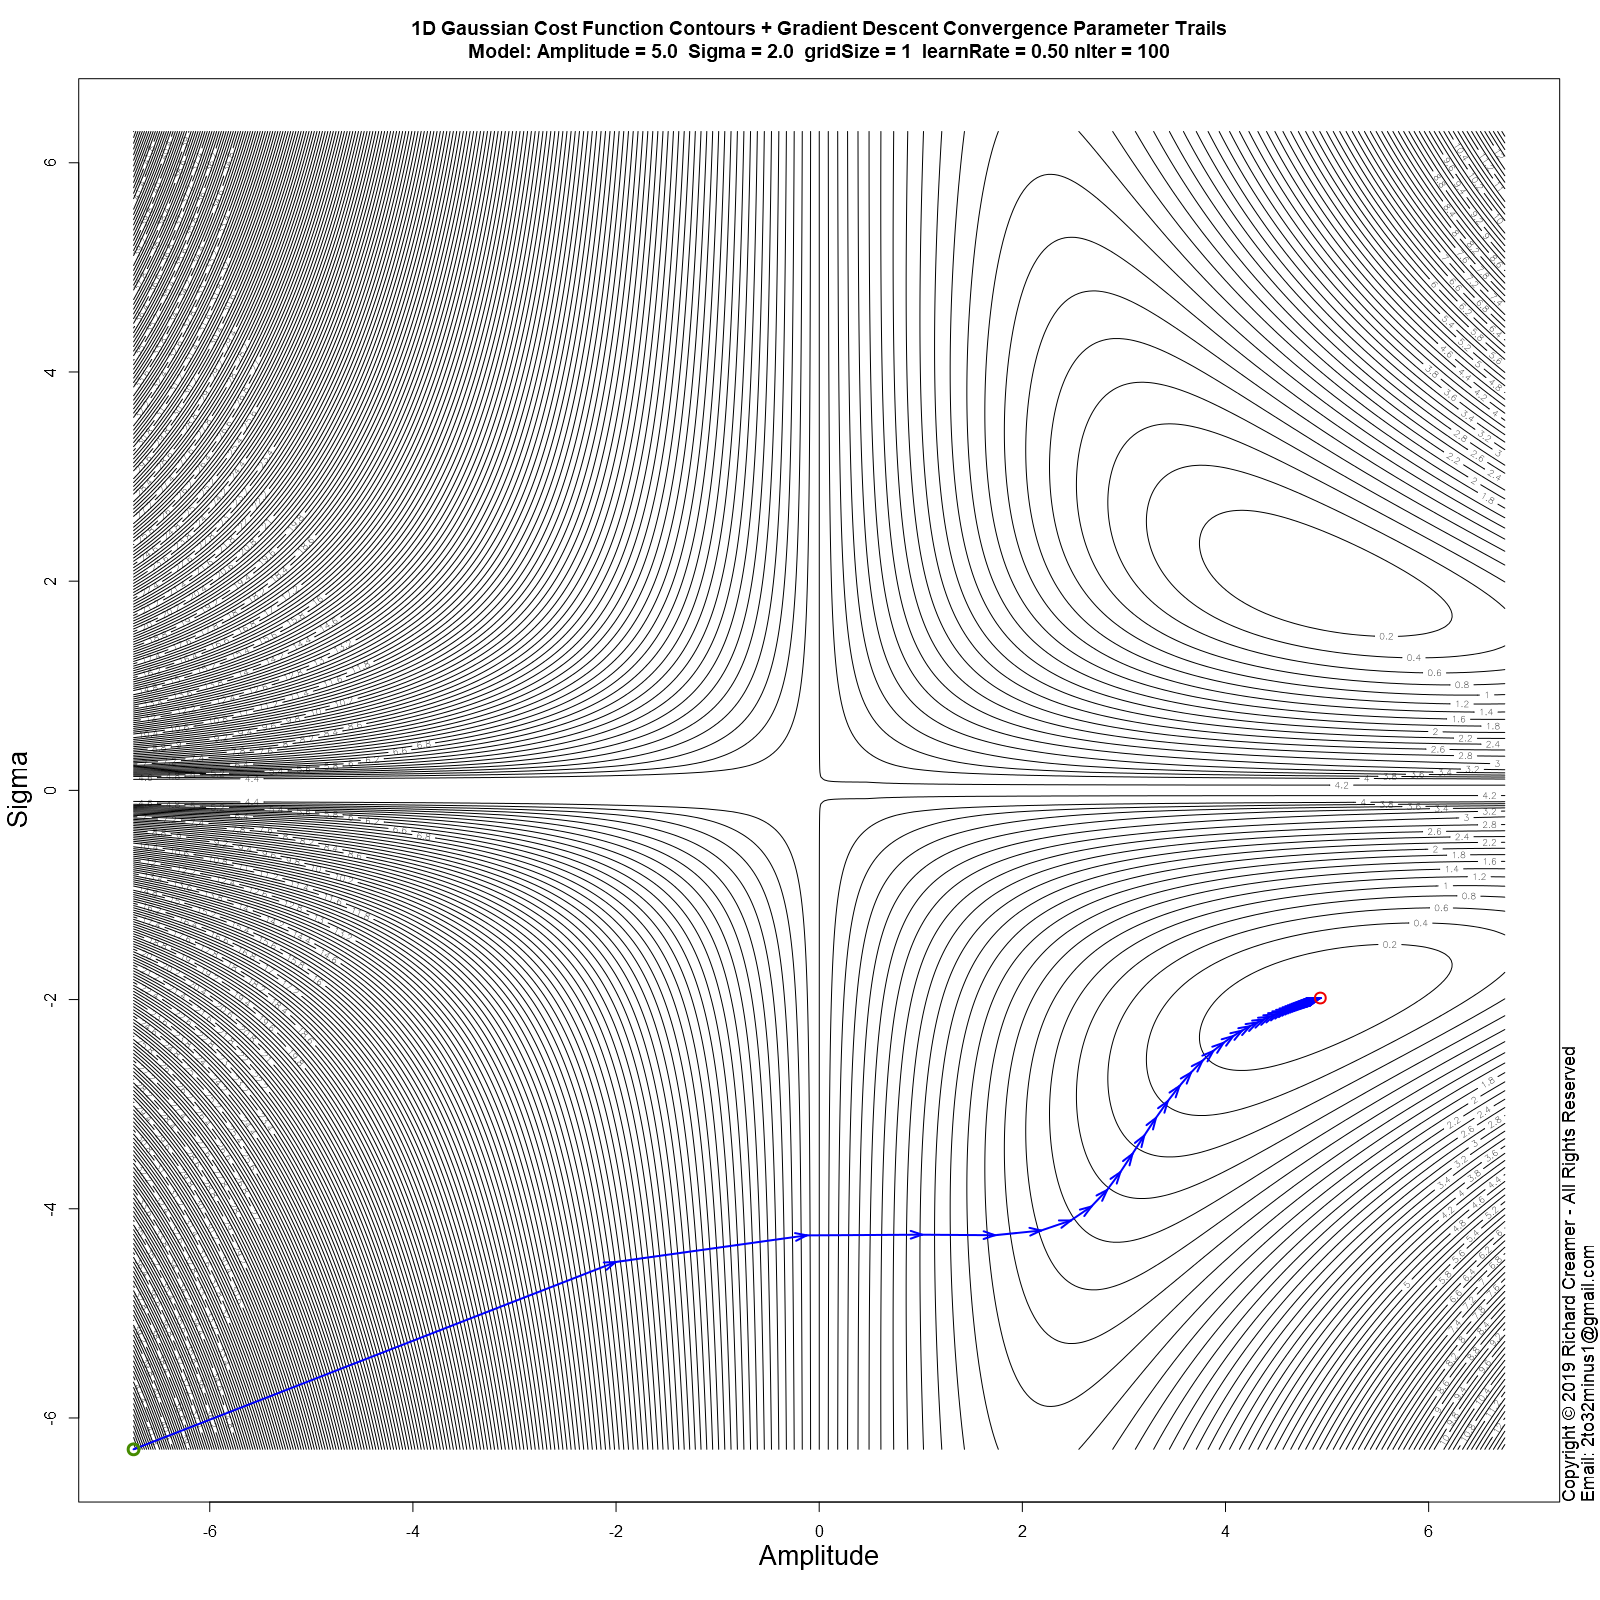

Reproduce this figure in R.
##############################################################
### Copyright (c) Richard Creamer 2019 - All Rights Reserved
### Inquiries: email [email redacted]
##############################################################

### Globals
fontScale = 1.2    # Global font size variable
lf        = 1.2    # Enlarge font of plot labels
verbose   = FALSE  # Verbose printing
lw        = 2      # Line width
xMargin   = 1      # X-axis margin for plots
yMargin   = 1      # Y-axis margin for plots
de        = 0.01   # Small constant for estimating derivatives numerically
smlPts    = 1      # Small  data point/circle
medPts    = 1.5    # Medium data point/circle
lrgPts    = 2.0    # Large  data point/circle

### Run this function to generate this plot
runFunc = function() {
	dw = 1000
	dh = 750	
	path = "D:/Code/R/LeastSquaresPlay/PlotsAndAssocCode/Plot51/"
	svSize = 1600
	# Learn rate default (0.5) nIter default (100)	
	savePngVerbose( paste(path, "Plot51.png", sep=""), 
					plotGaussianParamStepVectorsEx, w=svSize, h=svSize, un="px", gridSize=1 )	
}

### Plot Gaussian fit step vectors for multiple starting points
plotGaussianParamStepVectorsEx = function( nLevels=250, gridSize=3, learnRate=0.5, nIter=100 ) {
	set.seed( 3 )
	gd = makeGaussianTestData()
	trueS = gd$trueSigma
	trueA = gd$trueAmpl	
	maxA = trueA * 1.5
	minA = -maxA
	maxS = trueS * 3.5
	minS = -maxS
	ampls  = seq( minA * 0.9, maxA * 0.9, length=gridSize )
	sigmas = seq( minS * 0.9, maxS * 0.9, length=gridSize )
	gridAmpls  = seq( minA * 0.9, maxA * 0.9, length=400 )
	gridSigmas = seq( minS * 0.9, maxS * 0.9, length=400 )
	startAmpls = c()
	startSigmas = c()
	endAmpls = c()
	endSigmas = c()
	plotTitle = paste( "1D Gaussian Cost Function Contours + Gradient Descent Convergence Parameter Trails\n",
					   sprintf("Model: Amplitude = %.1f  Sigma = %.1f  gridSize = %d  learnRate = %.2f nIter = %d", 
					   		trueA, trueS, gridSize, learnRate, nIter ), sep="" )
	
	z = getGaussErrorGrid( meanGaussSsdErr, gridAmpls, gridSigmas, gd$x, gd$y )
	contour( gridAmpls, gridSigmas, t(z), nlevels=nLevels, xlab="", ylab="", main=plotTitle )
	addAxisLabels( xLabel="Amplitude", yLabel="Sigma", cexVal=1.7 )
	
	for ( s in sigmas ) {
		for ( a in ampls ) {
			startAmpls[length(startAmpls)+1] = a
			startSigmas[length(startSigmas)+1] = s
			gd$guesses = list( a=a, s=s )
			
			tuple = fitGauss1d( doPlot=FALSE, gd=gd, learnRate=learnRate, nIter=nIter )
			
			aLegs = tuple$amplLegs
			sLegs = tuple$sigmaLegs
			nLegs = length( aLegs )
			endAmpls[length(endAmpls)+1] = aLegs[nLegs]
			endSigmas[length(endSigmas)+1] = sLegs[nLegs]
			for ( j in 2:nLegs ) {
				x1 = aLegs[j-1]
				y1 = sLegs[j-1]
				x2 = aLegs[j]
				y2 = sLegs[j]
				arrows( x1, y1, x2, y2, col="blue", angle=19, lwd=lw, length=0.125 )
			}
		}
	}
	# Draw beg/end circles last (so on top)
	for ( i in 1:length( startAmpls ) ) {
		points( startAmpls[i], startSigmas[i],  col="chartreuse4", cex=1.5, lwd=lw+1 )
		points( endAmpls[i], endSigmas[i],  col="red2", cex=1.5, lwd=lw )
	}
}

### Shared use case Gaussian data set generator used by several cooperating functions
makeGaussianTestData = function( trueAmpl=5, trueSigma=2, aGuess=sqrt(trueAmpl), sGuess=sqrt(trueSigma), nPts=40 ) {
	set.seed( 3 )
	x = seq( -5*trueSigma, 5*trueSigma, length=nPts )
	y = gauss1dFunc( x, trueAmpl, trueSigma ) + rnorm( length(x), sd=0.2 )
	guesses = list( a=aGuess, s=sGuess )
	tuple = list( trueAmpl=trueAmpl, trueSigma=trueSigma, x=x, y=y, nPts=nPts, guesses=guesses )
	return( tuple )
}

### 2D plot error contours for range of Amplitude and Sigma values
### Amplitude maps to x-axis, Sigma maps to y-axis
plotGaussErrorContours = function( nLevels=30, customTitle="", drawGradVecs=FALSE, normGradVecs=TRUE, gd=NULL ) {
	set.seed( 3 )
	if ( is.null( gd ) )
		gd = makeGaussianTestData()
	a = gd$trueAmpl
	s = gd$trueSigma
	x = gd$x
	y = gd$y
	minAmpl  = a * 0.1;	maxAmpl  = a * 1.7
	minSigma = s * 0.1;	maxSigma = s * 1.7
	# Adjust ranges so plot is square
	deltaA = maxAmpl - minAmpl
	deltaS = maxSigma - minSigma
	maxDelta = if ( deltaA > deltaS ) deltaA else deltaS
	if ( deltaA > deltaS ) {
		maxSigma = minSigma + maxDelta
	} else {
		maxAmpl = minAmpl + maxDelta
	}
	nr = 200
	nc = 200
	ampls = seq( minAmpl, maxAmpl, length.out=nc )
	sigmas = seq( minSigma, maxSigma, length.out=nr )
	z = getGaussErrorGrid( meanGaussSsdErr, ampls, sigmas, x, y )
	xLim1 = minAmpl
	xLim2 = maxAmpl
	yLim1 = minSigma
	yLim2 = maxSigma
	plotTitle = ""
	if ( !drawGradVecs ) {
		plotTitle = sprintf( "1D Gaussian Cost Function Contours\nTrue Model: Amplitude = %.1f  Sigma = %.1f (noise added)", a, s )
	} else if ( normGradVecs ) {
		plotTitle = sprintf( "1D Gaussian Cost Function Contours w/Gradient (Unit) Vectors\nTrue Model: Amplitude = %.1f  Sigma = %.1f (noise added)", a, s )
	} else {
		plotTitle = sprintf( "1D Gaussian Cost Function Contours w/Gradient Vectors\nTrue Model: Amplitude = %.1f  Sigma = %.1f (noise added)", a, s )
	}
	if ( customTitle != "" )
		plotTitle = customTitle
	xform = contour( ampls, sigmas, t(z), axes=FALSE, cex.lab=lf, main=plotTitle, asp=1.0,
					 xlab="", ylab="", labcex=1.2, nlevels=nLevels, cex.main=1.3*fontScale, cex.axis=1.3 )
	xAxisMin = ceiling( gpl()$xLim[1] )
	xAxisMax = floor( gpl()$xLim[2] )
	yAxisMin = ceiling( gpl()$yLim[1] )
	yAxisMax = floor( gpl()$yLim[2] )
	axis( side=1, at=xAxisMin:xAxisMax, cex.axis=1.3 )
	axis( side=2, at=yAxisMin:yAxisMax, cex.axis=1.3 )
	addAxisLabels( xLabel="Amplitude", yLabel="Sigma" )
	box()
	xLimits = axisLimits( x )
	yLimits = axisLimits( y )
	lines( c(-1,12), c( s, s ), col="blue", lwd=lw )
	lines( c( a, a), c(-1,10), col="blue", lwd=lw )
	if ( drawGradVecs ) {
		gradPtsX1 = c()
		gradPtsY1 = c()
		gradPtsX2 = c()
		gradPtsY2 = c()
		gridSize=13
		for ( sigma in seq( from=sigmas[2], to=sigmas[length(sigmas)-1], length=gridSize ) ) {
			for ( ampl in seq( from=ampls[2], to=ampls[length(ampls)-1], length=gridSize ) ) {
				gradPtsX1[length(gradPtsX1)+1] = ampl
				gradPtsY1[length(gradPtsY1)+1] = sigma
				da = gaussDeDa( x, y, ampl, sigma )
				ds = gaussDeDs( x, y, ampl, sigma )
				mag = sqrt( da*da + ds*ds )
				if ( normGradVecs ) {
					da = da/mag/4 # hard-coded case-specific scale factor, unit vecs a bit too long for plot
					ds = ds/mag/4
				} else {
					da = da * 0.22 # hard-coded case-specific scale factor
					ds = ds * 0.22
				}
				gradPtsX2[length(gradPtsX2)+1] = ampl  - da
				gradPtsY2[length(gradPtsY2)+1] = sigma - ds
			}
		}
		points( gradPtsX1, gradPtsY1, col="blue", lwd=lw )
		arrows( gradPtsX1, gradPtsY1, gradPtsX2, gradPtsY2, col="blue", lwd=lw, cex=medPts, angle=15, length=0.125 )
	}
}

### Nonlinear least-squares gradient-descent curve fitting for Gaussian
fitGauss1d = function( learnRate = 0.5, nIter=100, nPts=40, drawPointLines=FALSE, doPlot=TRUE, numDerivs=FALSE, plotContours=FALSE, gd=NULL ) {
	set.seed( 3 )
	a = s = x = y = guesses = NULL
	if ( is.null( gd ) )
		gd = makeGaussianTestData()
	a = gd$trueAmpl
	s = gd$trueSigma
	trueAmpl = gd$trueAmpl
	trueSigma = gd$trueSigma
	x = gd$x
	y = gd$y
	nPts=gd$nPts
	guesses = gd$guesses
	aEst = guesses$a
	sEst = guesses$s
	da = 0
	ds = 0
	amplLegs = c( aEst )
	sigmaLegs = c( sEst )
	if ( nIter > 0 ) {
		# Basic implementation of Gradient Descent
		for ( i in 1:nIter ) {
			da = if ( numDerivs ) gaussDeDaNum( x, y, aEst, sEst ) else gaussDeDa( x, y, aEst, sEst )
			ds = if ( numDerivs ) gaussDeDsNum( x, y, aEst, sEst ) else gaussDeDs( x, y, aEst, sEst )
			aEst = aEst - learnRate * da
			sEst = sEst - learnRate * ds
			amplLegs[ length(amplLegs) + 1 ] = aEst
			sigmaLegs[ length(sigmaLegs) + 1 ] = sEst
			if ( verbose )
				print( sprintf( "Mean ABS fit error: %f\n", meanGaussAbsErr( x, y, aEst, sEst ) ) )
		}
	}
	finalMeanAbsFitError = meanGaussAbsErr( x, y, aEst, sEst )
	if ( doPlot) {
		plotTitle = "Gradient Descent Fit 1D Gaussian using Analytic Partial Derivatives"
		if ( numDerivs )
			plotTitle = "Gradient Descent Fit 1D Gaussian using Numerical Est. Partial Derivatives"
		plot( x, y, cex.lab=lf, xlab="", ylab="", main=plotTitle, cex=medPts, lwd=lw+1, cex.main=1.3*fontScale, cex.axis=1.3 )
		addAxisLabels()	
		predX = seq( x[1], x[length(x)], length.out=200 )
		predY = gauss1dFunc( predX, aEst, sEst )
		lines( predX, predY, col="blue", lwd=lw+1 )
		if ( drawPointLines )
			segments( x, y, x, gauss1dFunc( x, aEst, sEst ), col = "red" )
		legText = c()		
		legText[length(legText)+1] = sprintf( "Num Iterations   %d", nIter )
		legText[length(legText)+1] = sprintf( "Learn Rate:      %.3f", learnRate )
		legText[length(legText)+1] = sprintf( "True Amplitude:  %.2f", a )
		legText[length(legText)+1] = sprintf( "True Sigma:      %.2f", s )
		legText[length(legText)+1] = sprintf( "Start Amplitude: %.2f", guesses$a )
		legText[length(legText)+1] = sprintf( "Start Sigma:     %.2f", guesses$s )
		legText[length(legText)+1] = sprintf( "Final Amplitude: %.2f", aEst )
		legText[length(legText)+1] = sprintf( "Final Sigma:     %.2f", sEst )
		legText[length(legText)+1] = sprintf( "Mean ABS Error:  %.2f", meanGaussAbsErr( x, y, aEst, sEst ) )
		legLtys = seq( from=0, to=0, length=length(legText) )
		parSave = par( family="mono", font=2 )		
		legend( "topleft", inset=c(0,0), legend=legText, lty=legLtys, box.col="transparent", cex=1.3*fontScale, bg="transparent" )
		par( parSave )
	}
	if ( plotContours ) {
		plotGaussErrorContours( gd=gd )
		lines( amplLegs, sigmaLegs, col="red", lwd=lw )
	}
	return( list( x=x, y=y, a=aEst, s=sEst, meanAbsFitError=finalMeanAbsFitError, amplLegs=amplLegs, sigmaLegs=sigmaLegs, lr=learnRate ) )
}

### Compute mean SSD Gaussian cost function over a grid of Amplitude and Sigma values
### Note: returned matrix may need to be transposed for some functions such as contour()
### TODO: Try to use outer()
getGaussErrorGrid = function( errorFunc, ampls, sigmas, x, y ) {
	nr = length( sigmas )
	nc = length( ampls )
	z = matrix( nrow=nr, ncol=nc )	
	for ( row in 1:nr ) {     # loop over y-coordinates (sigma)
		sigma = sigmas[row]
		for ( col in 1:nc ) { # loop over x-coordinates (amplitude)
			ampl = ampls[col]
			z[row, col] = errorFunc( x, y, a=ampl, sigma=sigma )
		}
	}
	return( z )
}

### 1D Gaussian
gauss1dFunc = function( x, a, sigma ) {
	return( a * exp( -0.5 * (x/sigma)^2 ) )
}

### Gaussian error/cost function - abs() of line lengths (not squared)
meanGaussAbsErr = function( x, y, a, sigma ) {
	return( (1/length(x)) * sum( abs(gauss1dFunc( x, a, sigma ) - y) ) )
}

### Gaussian error/cost function - SSD
meanGaussSsdErr = function( x, y, a, sigma ) {
	return( (1/length(x)) * sum( (gauss1dFunc( x, a, sigma ) - y)^2 ) )
}

### Analytical/exact partial derivative of error/cost function wrt Amplitude
gaussDeDa = function( x, y, a, sigma ) {
	term1 = sum( gauss1dFunc(x, a, sigma) * exp( -0.5 * (x/sigma)^2) )
	term2 = sum( y * exp( -0.5 * (x/sigma)^2) )
	return( 2 * ( term1 - term2 )/length(x) )
}

### Analytical/exact partial derivative of error/cost function wrt Sigma
gaussDeDs = function( x, y, a, sigma ) {
	v = 2*a/sigma^3
	term1 = sum( gauss1dFunc(x, a, sigma) * x^2 * exp( -0.5 * (x/sigma)^2) )
	term2 = sum( x^2 * y * exp( -0.5 * (x/sigma)^2) )
	return( v * ( term1 - term2 )/length(x) )
}

### Numerical estimation of partial derivative of error/cost function wrt Amplitude
gaussDeDaNum = function( x, y, a, sigma ) {
	e1 = meanGaussSsdErr( x, y, a, sigma )
	e2 = meanGaussSsdErr( x, y, a + de, sigma )
	return( (e2 - e1)/de )
}

### Numerical estimation of partial derivative of error/cost function wrt Sigma
gaussDeDsNum = function( x, y, a, sigma ) {
	e1 = meanGaussSsdErr( x, y, a, sigma )
	e2 = meanGaussSsdErr( x, y, a, sigma + de )
	return( (e2 - e1)/de )
}

### Get Plot Limits : gpl()$xLim[1] --> left x-coord
gpl = function() {
	u = par( "usr" )
	return( list( xLim=u[1:2], yLim=u[3:4] ) )
}

### Compute plot axis limits to fit range of data
axisLimits = function( v, margin=0 ) {
	lowerLimit = floor( min(v) ) - margin
	upperLimit = ceiling( max(v) ) + margin
	c( lowerLimit, upperLimit )
}

### Convience method to add x/y axis labels
addAxisLabels = function( xLabel="x", yLabel="y", cexVal=1.3 ) {
	mtext( text=xLabel, side=1, line=2.5, cex=cexVal )
	mtext( text=yLabel, side=2, line=2.5, cex=cexVal )
}

### Save to PNG file, specify width and height
savePngVerbose = function( path, plotFunc, w=512, h=512, un="px", doCopyright=TRUE, ... ) {
	png( filename = path, type="cairo", units=un, width=w, height=h, pointsize=12, res=96 )
	plotFunc( ... )
	if ( doCopyright )
		addCopyright()
	dev.off()
}

### Add copyright notice to plot via text()
addCopyright = function() {
	mtext( "Copyright \uA9 2019 Richard Creamer - All Rights Reserved", side=4, line=0, adj=0, cex=1.1 )
	mtext( "Email: [email redacted]", side=4, line=1, adj=0, cex=1.1 )
}

runFunc()
